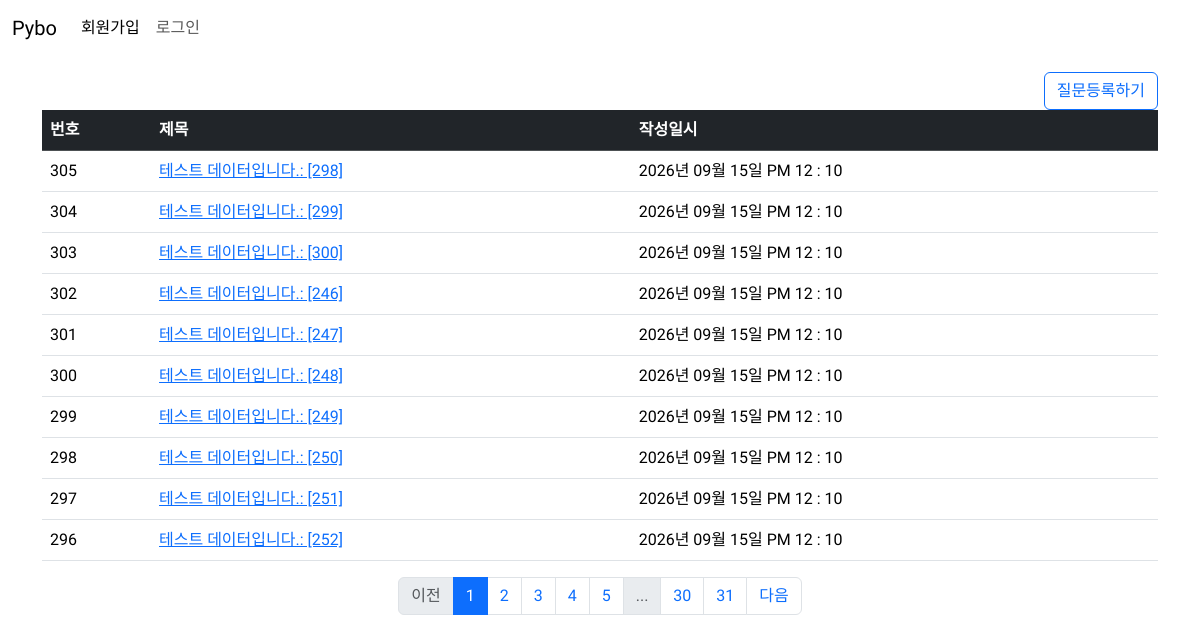
Page /question/list/ on the earlier database version.
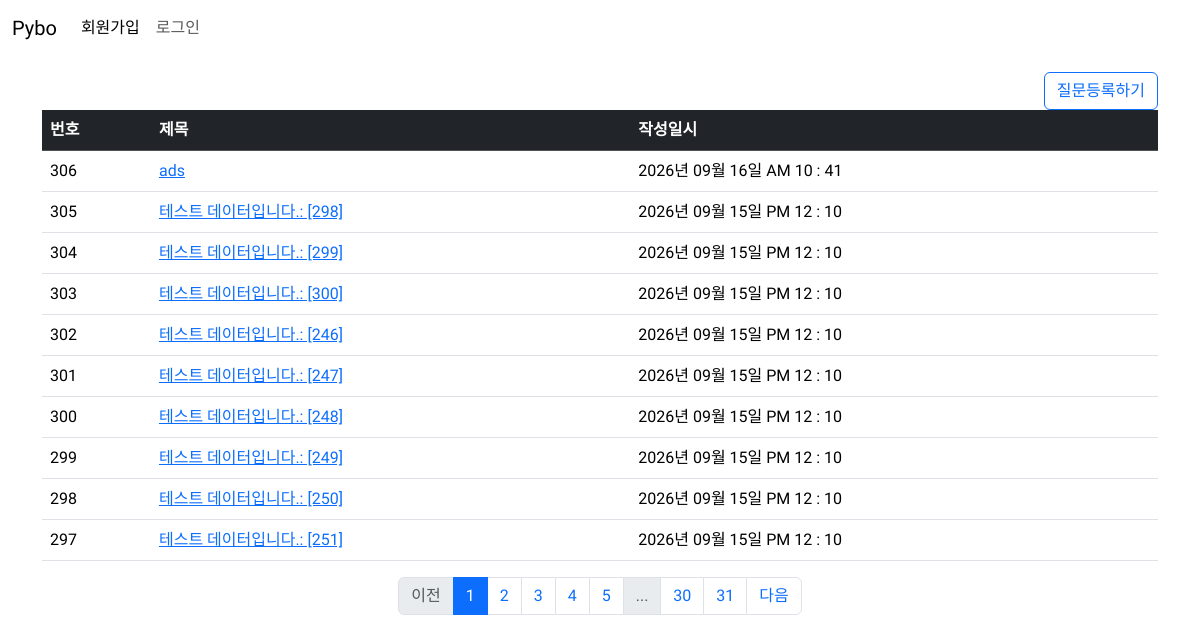
Same page on the later database version.
### pybo/models.py (models this page shows)
class Question(db.Model):
    id = db.Column(db.Integer, primary_key=True)
    subject = db.Column(db.String(200), nullable=False)
    content = db.Column(db.Text, nullable=False)
    create_date = db.Column(db.DateTime, nullable=False)

### pybo/views/question_views.py (the view)
@bp.route('/list/')
def _list():
    page = request.args.get('page', default=1, type=int) # url parameter ?page=1
    question_list = Question.query.order_by(Question.create_date.desc())
    question_list = question_list.paginate(page=page, per_page=10) # 한페이지에 보여야할 갯수
    return render_template('question/question_list.html', question_list=question_list)

### pybo/filter.py (called while the page is built)
def format_datetime(value, fmt='%Y년 %m월 %d일 %p %I : %M'):
    return value.strftime(fmt)

### pybo/templates/question/question_list.html (shortened to what this page needs)
{% extends 'base.html' %}
{% block content %}
<div class="container my-3">
    <div class="text-end">
        <a href="{{ url_for('question.create') }}" class="btn btn-outline-primary">질문등록하기</a>
    </div>
    <table class="table table-hover">
        <thead>
        <tr class="table-dark">
            <th>번호</th>
            <th>제목</th>
            <th>작성일시</th>
        </tr>
        </thead>
        <tbody>
        {% if question_list %}
        {% for question in question_list.items %}
        <tr>
            <td>{{  question_list.total-((question_list.page-1)* question_list.per_page ) - loop.index0 }}</td>
            <td>
                <a href="{{ url_for('question.detail', question_id=question.id) }}">{{ question.subject }}</a>
            </td>
            <td>{{ question.create_date | datetime }}</td>
        </tr>
        {% endfor %}
        {% else %}
        <tr>
            <td colspan="3">질문이 없습니다.</td>
        </tr>
        {% endif %}
        </tbody>
    </table>
    <nav aria-label="...">
      <ul class="pagination justify-content-center">
          {% if question_list.has_prev %}
        <li class="page-item">
            <a href="?page={{ question_list.prev_num }}" class="page-link">이전</a>
        </li>
          {% else  %}
          <li class="page-item disabled">
              <a href="javascript:void(0)" class="page-link" aria-disabled="true">이전</a>
          </li>
          {% endif %}
          {% for page_num in question_list.iter_pages() %}
            {% if page_num  %}
              {% if page_num != question_list.page %}
          <li class="page-item"><a class="page-link" href="?page={{ page_num }}">{{ page_num }}</a></li>
                {% else %}
          <li class="page-item active">
           <a class="page-link" href="javascript:void(0)" aria-current="page">{{ page_num }}</a>
          </li>
              {% endif %}
                {% else %}
        <li class="page-item disabled"><a class="page-link" href="javascript:void(0)">...</a></li>
            {% endif %}
          {% endfor %}
          {% if question_list.has_next %}
        <li class="page-item">
            <a href="?page={{ question_list.next_num }}" class="page-link">다음</a>
        </li>
          {% else %}
          <li class="page-item disabled">
              <a class="page-link" href="javascript:void(0)">다음</a>
          </li>
          {% endif %}
      </ul>
    </nav>
</div>
{% endblock %}

### pybo/templates/base.html (shortened to what this page needs)
<!DOCTYPE html>
<html lang="ko">
<head>
    <link rel="stylesheet" href="https://cdn.jsdelivr.net/npm/bootstrap@5.3.6/dist/css/bootstrap.min.css">
    <link rel="stylesheet" href="{{ url_for('static', filename='style.css') }}">
</head>
<body>
    {% include 'navbar.html' %}
    {% block content %}
    {% endblock %}
</body>
</html>

### pybo/templates/navbar.html (shortened to what this page needs)
<nav class="navbar navbar-expand-sm">
  <div class="container-fluid">
    <a class="navbar-brand" href="{{ url_for('main.index') }}">Pybo</a>
    <div class="collapse navbar-collapse" id="navbarSupportedContent">
      <ul class="navbar-nav me-auto mb-2 mb-lg-0">
        <li class="nav-item">
          <a class="nav-link active" aria-current="page" href="{{ url_for('auth.signup') }}">회원가입</a>
        </li>
        <li class="nav-item">
          <a class="nav-link" href="#">로그인</a>
        </li>
      </ul>
    </div>
  </div>
</nav>

### pybo/static/style.css (style rules this page uses)
body { font-family: "Do Hyeon", sans-serif; font-weight: 400; font-style: normal; }

Differences in the rows shown:
no longer on this page (row unchanged): Question: total "296", subject "테스트 데이터입니다.: [252]", create_date "2026년 09월 15일 PM 12 : 10"
added Question: total "306", subject "ads", create_date "2026년 09월 16일 AM 10 : 41"
